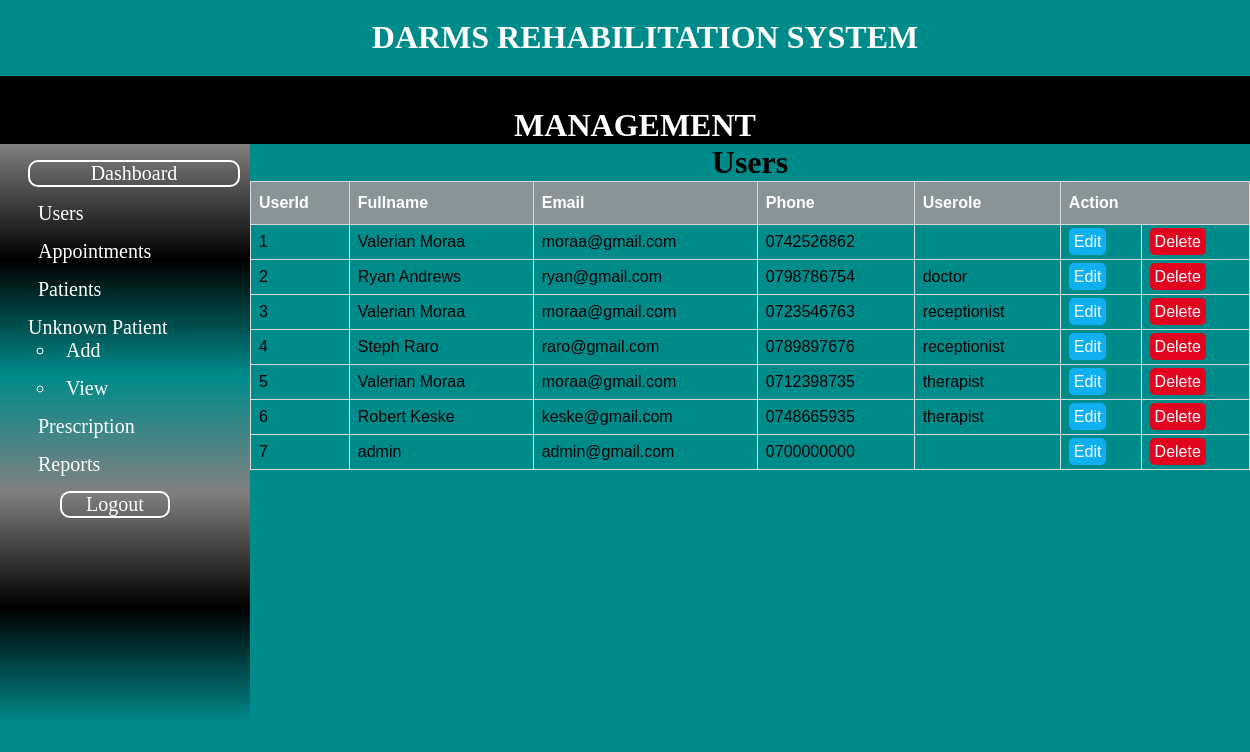
/admin/users.php, run on the app's committed database.
### tables this page shows
CREATE TABLE `users` (
  `user_id` int(10) NOT NULL,
  `fullname` varchar(100) NOT NULL,
  `user_name` varchar(100) NOT NULL,
  `user_mobile` varchar(100) DEFAULT NULL,
  `user_email` varchar(100) NOT NULL,
  `user_password` varchar(50) NOT NULL,
  `createdat` date DEFAULT NULL,
  `user_role` varchar(50) DEFAULT NULL,
  `gender` varchar(100) DEFAULT NULL,
  `status` varchar(100) DEFAULT NULL
);

### admin/users.php (the view, shortened to what this page needs)
<?php include "includes/header.php"; ?>
<?php include "includes/navigation.php"; ?>
<?php include "includes/sidebar.php"; ?>
<div class="article">
    <h1 id="titleoftable">Users</h1>
    <table id="users">
        <thead>
            <th>UserId</th>
            <th>Fullname</th>
            <th>Email</th>
            <th>Phone</th>
            <th>Userole</th>
            <th colspan="2">Action</th>
        </thead>
        <tbody>
            <?php
            $db = mysqli_connect('localhost', 'Valerian', '#Valeriephyl254', 'darms');
            $query = "SELECT * FROM users";
            $select_all_users = mysqli_query($db, $query);
            while ($row = mysqli_fetch_assoc($select_all_users)) {
                $user_id = $row['user_id'];
                $user_name = $row['fullname'];
                $user_email = $row['user_email'];
                $user_mobile = $row['user_mobile'];
                $user_role = $row['user_role'];
                echo "<tr>";
                echo "<td>{$user_id}</td>";
                echo "<td>{$user_name}</td>";
                echo "<td>{$user_email}</td>";
                echo "<td>{$user_mobile}</td>";
                echo "<td>{$user_role}</td>";
                echo "<td><a class='edit' href='edit_users.php?edit={$user_id}'>Edit</a></td>";
                echo "<td><a class='delete' href='users.php?delete={$user_id}'>Delete</a></td>";
                echo "</tr>";
            }
            ?>
        </tbody>
    </table>

### admin/includes/header.php (style rules this page uses)
body { border: 0; margin: 0; overflow-x: hidden; background: darkcyan; }
h1 { text-align: center; }
.article { width: 80%; float: left; height: 580px; }

### admin/users.php (style rules this page uses)
#titleoftable { text-align: center; margin: auto; }
#users { font-family: Arial, Helvetica, sans-serif; border-collapse: collapse; width: 100%; }
#users td, #users th { border: 1px solid #ddd; padding: 8px; }
#users th { padding-top: 12px; padding-bottom: 12px; text-align: left; background-color: #899499; color: white; }
.edit { background:#10AFEF ; color: #fff; width: 50px; padding: 5px; text-decoration:none ; border-radius: 5px; }
.delete { background:#E2031E ; color: #fff; width: 50px; padding: 5px; text-decoration:none ; border-radius: 5px; }

### data on the page
users: user_id "1", fullname "Valerian Moraa", user_email "moraa@gmail.com", user_mobile "0742526862"
users: user_id "2", fullname "Ryan Andrews", user_email "ryan@gmail.com", user_mobile "0798786754", user_role "doctor"
users: user_id "3", fullname "Valerian Moraa", user_email "moraa@gmail.com", user_mobile "0723546763", user_role "receptionist"
users: user_id "4", fullname "Steph Raro", user_email "raro@gmail.com", user_mobile "0789897676", user_role "receptionist"
users: user_id "5", fullname "Valerian Moraa", user_email "moraa@gmail.com", user_mobile "0712398735", user_role "therapist"
users: user_id "6", fullname "Robert Keske", user_email "keske@gmail.com", user_mobile "0748665935", user_role "therapist"
users: user_id "7", fullname "admin", user_email "admin@gmail.com", user_mobile "0700000000"
